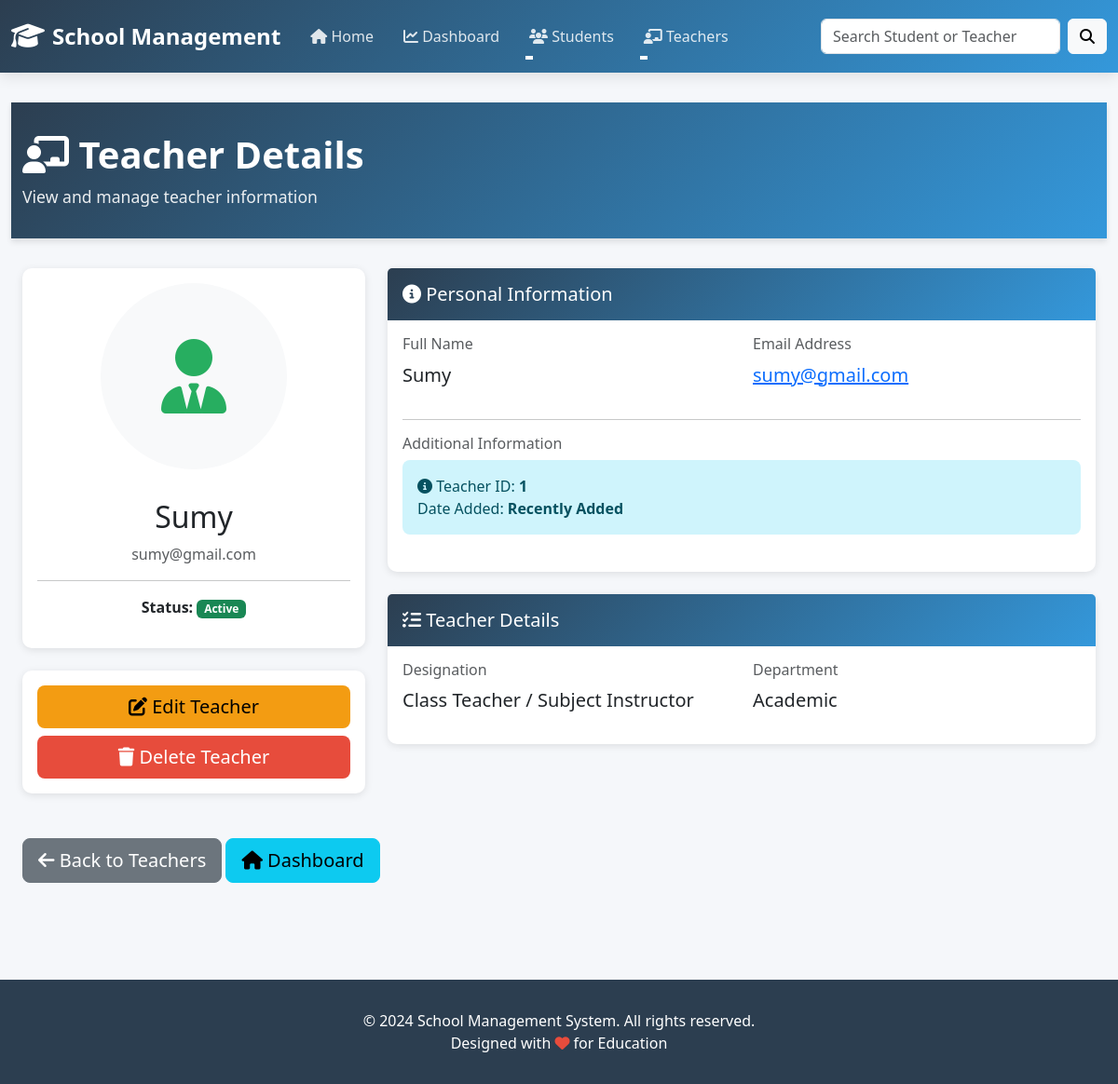
The page /teachers/1/ on the database its author committed.
### teachers/models.py (models this page shows, shortened)
class Teachers(models.Model):
    name = models.CharField(
        max_length=100,
    )
    email = models.EmailField()

### teachers/views.py (the view)
# urls.py: path('<int:id>/', views.teacher_detail, name='teacher_detail'),
def teacher_detail(request, id):
    logger.info(f"GET /teachers/{id}/ - Teacher detail request for teacher ID: {id}")
    teacher = get_object_or_404(Teachers, id=id)
    logger.info(f"Teacher found: {teacher.name} (Email: {teacher.email})")
    context = get_context_data()
    context.update({'teacher': teacher})
    logger.info(f"Teacher detail context prepared for {teacher.name}")
    return render(request, 'teacher_detail.html', context)

### teachers/views.py (called while the page is built)
def get_context_data():
    from students.models import Student
    total_students = Student.objects.count()
    total_teachers = Teachers.objects.count()
    logger.info(f"get_context_data() - Total Students: {total_students}, Total Teachers: {total_teachers}")
    return {
        'total_students': total_students,
        'total_teachers': total_teachers,
    }

### teachers/templates/teacher_detail.html (shortened to what this page needs)
{% extends "base.html" %}
{% block content %}
<div class="page-header">
    <div class="container-fluid">
        <h1><i class="fas fa-chalkboard-user"></i> Teacher Details</h1>
        <p>View and manage teacher information</p>
    </div>
</div>
<div class="container-fluid">
    <div class="row">
        <div class="col-md-4">
            <div class="card">
                <div class="card-body text-center">
                    <div class="bg-light rounded-circle d-inline-flex align-items-center justify-content-center mb-3" style="width: 200px; height: 200px;">
                        <i class="fas fa-user-tie fa-5x" style="color: #27ae60;"></i>
                    </div>
                    <h2 class="mt-3">{{ teacher.name }}</h2>
                    <p class="text-muted">{{ teacher.email }}</p>
                    <hr>
                    <p>
                        <strong>Status:</strong> <span class="badge bg-success">Active</span>
                    </p>
                </div>
            </div>
            <div class="card mt-3">
                <div class="card-body">
                    <a href="{% url 'edit_teacher' teacher.id %}" class="btn btn-warning btn-lg w-100 mb-2">
                        <i class="fas fa-edit"></i> Edit Teacher
                    </a>
                    <a href="{% url 'delete_teacher' teacher.id %}" class="btn btn-danger btn-lg w-100" onclick="return confirm('Are you sure you want to delete this teacher?');">
                        <i class="fas fa-trash"></i> Delete Teacher
                    </a>
                </div>
            </div>
        </div>
        <div class="col-md-8">
            <div class="card">
                <div class="card-header">
                    <h5 class="mb-0"><i class="fas fa-info-circle"></i> Personal Information</h5>
                </div>
                <div class="card-body">
                    <div class="row mb-3">
                        <div class="col-md-6">
                            <h6 class="text-muted">Full Name</h6>
                            <p class="lead">{{ teacher.name }}</p>
                        </div>
                        <div class="col-md-6">
                            <h6 class="text-muted">Email Address</h6>
                            <p class="lead"><a href="mailto:{{ teacher.email }}">{{ teacher.email }}</a></p>
                        </div>
                    </div>
                    <hr>
                    <div class="row">
                        <div class="col-md-12">
                            <h6 class="text-muted">Additional Information</h6>
                            <div class="alert alert-info">
                                <i class="fas fa-info-circle"></i> Teacher ID: <strong>{{ teacher.id }}</strong>
                                <br>
                                Date Added: <strong>Recently Added</strong>
                            </div>
                        </div>
                    </div>
                </div>
            </div>
            <div class="card mt-3">
                <div class="card-header">
                    <h5 class="mb-0"><i class="fas fa-tasks"></i> Teacher Details</h5>
                </div>
                <div class="card-body">
                    <div class="row">
                        <div class="col-md-6">
                            <h6 class="text-muted">Designation</h6>
                            <p class="lead">Class Teacher / Subject Instructor</p>
                        </div>
                        <div class="col-md-6">
                            <h6 class="text-muted">Department</h6>
                            <p class="lead">Academic</p>
                        </div>
                    </div>
                </div>
            </div>
        </div>
    </div>
    <div class="row mt-4 mb-4">
        <div class="col-md-12">
            <a href="{% url 'teacher_list' %}" class="btn btn-secondary btn-lg">
                <i class="fas fa-arrow-left"></i> Back to Teachers
            </a>
            <a href="{% url 'dashboard' %}" class="btn btn-info btn-lg">
                <i class="fas fa-home"></i> Dashboard
            </a>
        </div>
    </div>
</div>
{% endblock %}

### templates/base.html (style rules this page uses)
:root { --primary-color: #2c3e50; --secondary-color: #3498db; --accent-color: #e74c3c; --success-color: #27ae60; --warning-color: #f39c12; }
* { margin: 0; padding: 0; box-sizing: border-box; }
body { font-family: 'Segoe UI', Tahoma, Geneva, Verdana, sans-serif; background-color: #f5f7fa; color: #333; }
.page-header { background: linear-gradient(135deg, var(--primary-color) 0%, var(--secondary-color) 100%); color: white; padding: 2rem 0; margin-bottom: 2rem; box-shadow: 0 4px 6px rgba(0, 0, 0, 0.1); }
.page-header h1 { margin: 0; font-size: 2.5rem; font-weight: bold; }
.page-header p { margin: 0.5rem 0 0 0; font-size: 1.1rem; opacity: 0.9; }
.card { border: none; border-radius: 10px; box-shadow: 0 2px 8px rgba(0, 0, 0, 0.1); transition: all 0.3s ease; margin-bottom: 1.5rem; }
.card-header { background: linear-gradient(135deg, var(--primary-color) 0%, var(--secondary-color) 100%); color: white; border: none; font-weight: 600; padding: 1rem; }
.btn-warning { background-color: var(--warning-color); border: none; transition: all 0.3s ease; }
.btn-danger { background-color: var(--accent-color); border: none; transition: all 0.3s ease; }
.alert { border: none; border-radius: 8px; margin-bottom: 1.5rem; }

### rows shown on the page
Teachers: name "Sumy", email "sumy@gmail.com", id "1"
